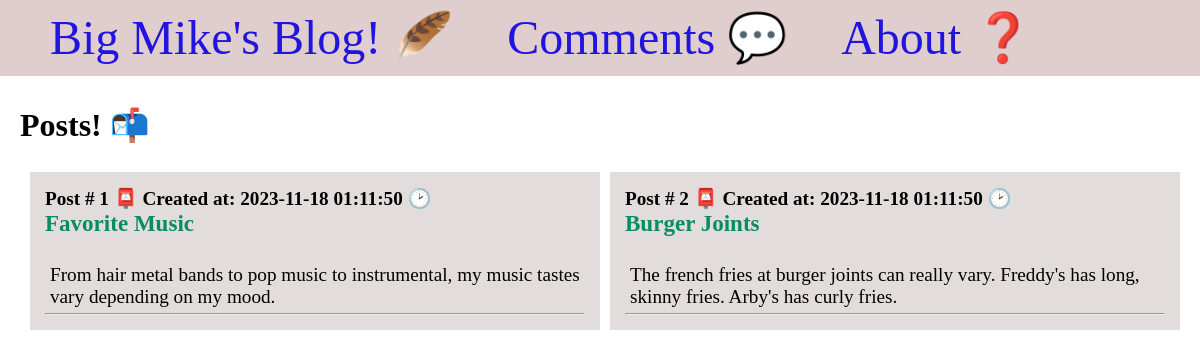
The page / on the database its author committed.
### app.py (models this page shows, shortened)
class Post(db.Model):
    id = db.Column(db.Integer, primary_key=True)
    title = db.Column(db.String(100))
    content = db.Column(db.Text)
    comments = db.relationship('Comment', backref='post')
    created_at = db.Column(db.DateTime(timezone=True), server_default=db.func.current_timestamp())

### app.py (the view)
@app.route('/')
def index():
    posts = Post.query.all()
    return render_template('index.html', posts=posts)

### templates/index.html (shortened to what this page needs)
<!DOCTYPE html>
<html lang="en">
<head>
    <link href="../static/css/style.css" type="text/css" rel="stylesheet">
</head>
<body>
    <nav>
        <a href="{{ url_for('index') }}">Big Mike's Blog! 🪶</a>
        <a href="{{ url_for('comments') }}">Comments 💬</a>
        <a href="{{ url_for('about') }}">About ❓</a>
    </nav>
    <main>
        <section>
            <h1 class="headline-h1">Posts! 📬</h1>
            <br>
            <div class="content">
                {% for post in posts %}
                <div class="post">
                    <p><strong>Post # {{ post.id }} 📮 Created at: {{ post.created_at }} 🕑</strong></p>
                    <strong><p class="title"><a href="{{ url_for('post', post_id=post.id) }}">{{ post.title }}</a></p></strong>
                    <br>
                    <div class="content">
                        <p>{{ post.content }}</p>
                    </div>
                    <hr>
                </div>
                {% endfor %}
            </div>
        </section>
    </main>
</body>
</html>

### static/css/style.css (style rules this page uses)
* { margin: 0; padding: 0; box-sizing: border-box; }
main { margin-top: 30px; margin-left: auto; margin-right: auto; padding-left: 20px; padding-right: 20px; }
.headline-h1 { font-size: 2em; font-weight: 700; }
.title a { font-size: 1.2em; font-weight: 700; color: #088d63; text-decoration: none; }
.content { margin: 5px; width: 100%; display: flex; flex-direction: row; flex-wrap: wrap; }
.post { flex: 20%; padding: 15px; margin: 5px; background-color: #e2dcdc; inline-size: 100%; font-size: 1.2em; font-weight: 400; }
nav { padding-top: 10px; padding-bottom: 10px; background-color: rgb(224, 206, 206); }
nav a { color: #2214df; font-size: 3em; margin-left: 50px; text-decoration: none; }

### rows shown on the page
Post: id "1", created_at "2023-11-18 01:11:50", title "Favorite Music", content "From hair metal bands to pop music to instrumental, my music tastes vary depending on my mood."
Post: id "2", created_at "2023-11-18 01:11:50", title "Burger Joints", content "The french fries at burger joints can really vary. Freddy's has long, skinny fries. Arby's has curly fries."
